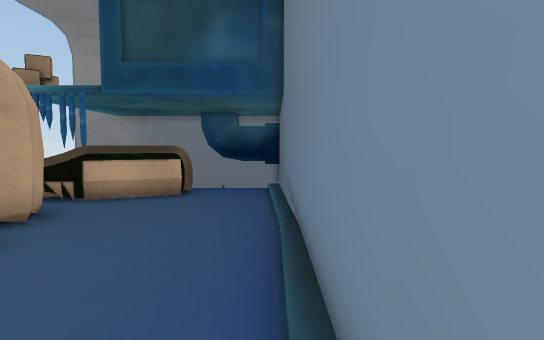
[1] (above)

12 first-person views from a walk through a 3-D level made in the Unity game engine. The camera is 1.5 m above the floor, tilts 4° down and sees 75° across. The floor is counted in squares, 1 m on a side. Each view is taken from the middle of a square. On the plan, view 1 faces up. The plan holds only what a view shows up to about 16 squares ahead; the rest is blank. The place goes on beyond the plan. The player is left out.

[2]
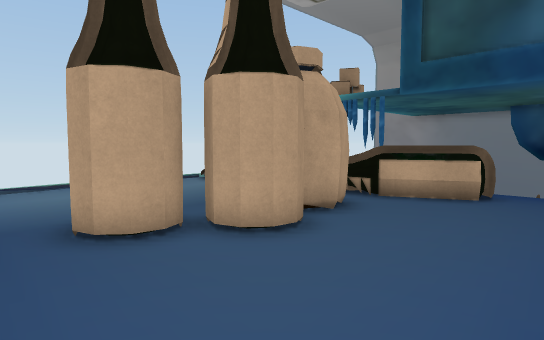

[3]
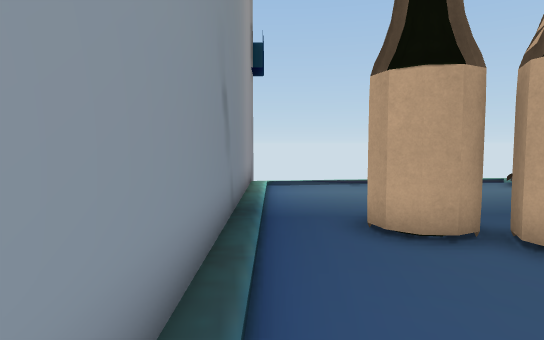

[4]
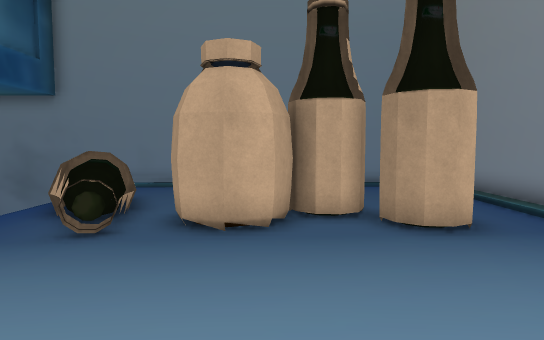

[5]
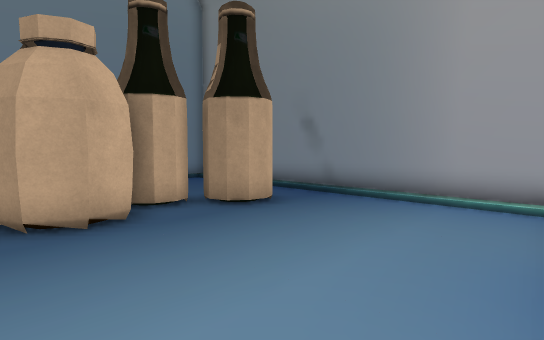

[6]
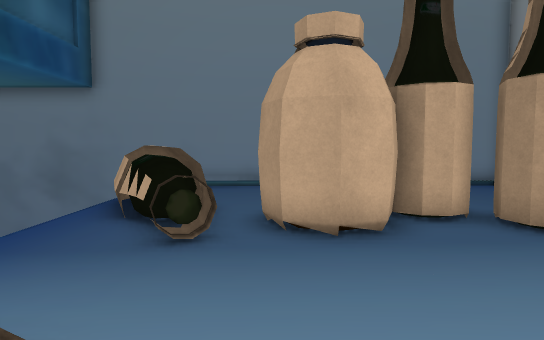

[7]
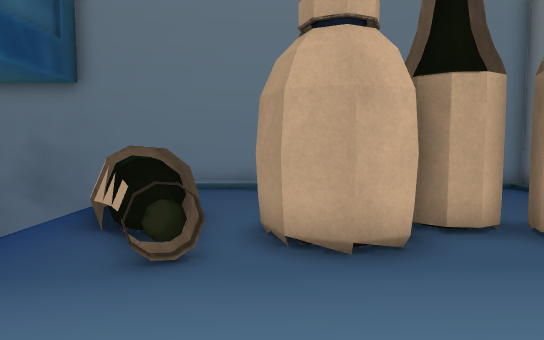

[8]
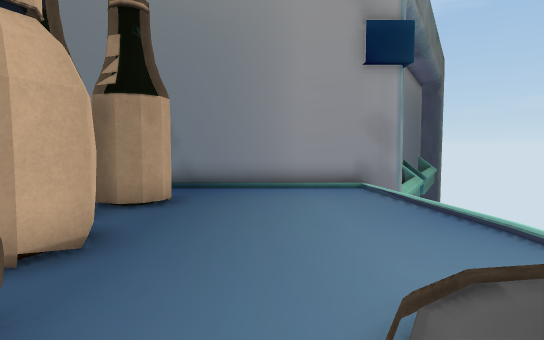

[9]
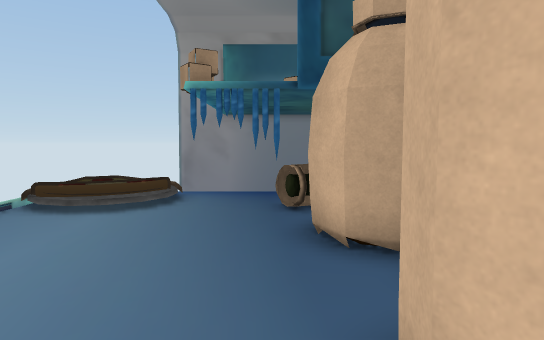

[10]
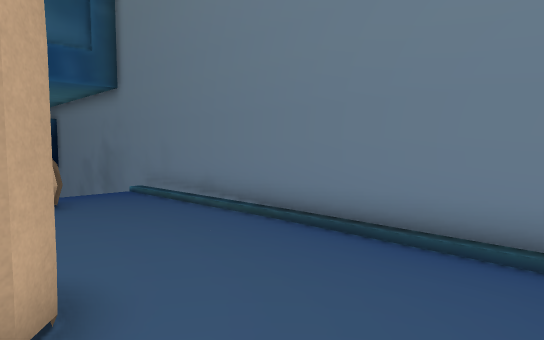

[11]
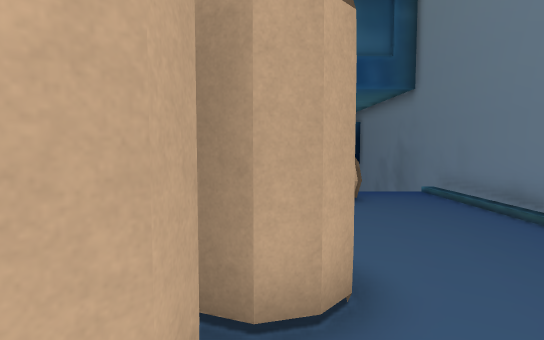

[12]
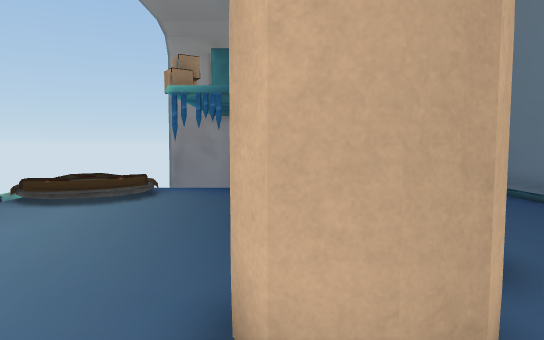

### Floor plan
Key: @ floor where view 1 was taken; # wall or solid block; . main floor; : floor 0.5 m higher than the main floor; / step, stairs or slope; = window, fence, low wall or low ledge; v drop or lower ground; T thing the floor can be seen under or through.
Columns run from 15 left of view 1 to 1 right of it. Each row starts with its distance up from view 1.
 15                v
 14                v
 13   v            v#
 12   : ......=##../#
 11   :==....=##=../#
 10 v/===..==#==#../#
  9  /##...===...../#
  8  /......###..../#
  7  /......###..../#
  6  /......###..../#
  5  v.......TTT.../#
  4  v.......TTT.../#
  3  v......TT...../#
  2  v......TT...../#
  1   /............/#
  0   /////////////@#
 -1 #################

Where each view was taken, in squares from view 1:
view 1: 0 up, 0 right, facing up
view 2: 0 up, 0 right, facing up-left
view 3: 0 up, 0 right, facing left
view 4: 6 up, 14 left, facing right
view 5: 9 up, 14 left, facing down-right
view 6: 8 up, 13 left, facing right
view 7: 8 up, 12 left, facing right
view 8: 12 up, 10 left, facing down
view 9: 1 up, 8 left, facing up
view 10: 1 up, 5 left, facing up-right
view 11: 1 up, 5 left, facing up
view 12: 0 up, 7 left, facing up
